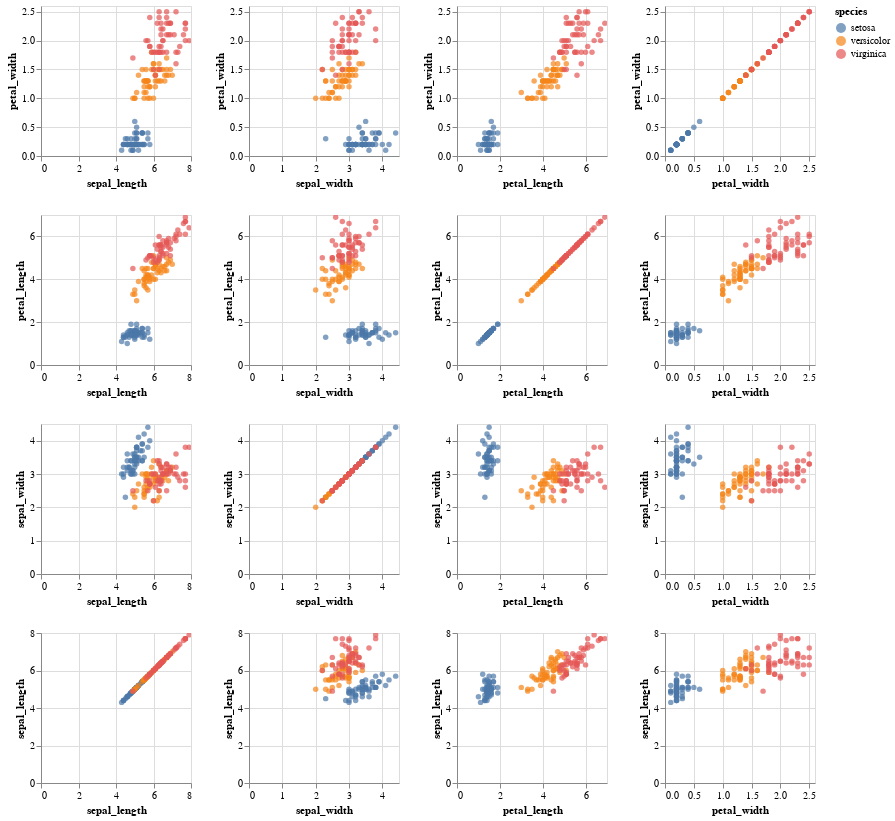

This figure's notebook cell:
### Markdown cell above
We can use altair to create an interactive scatterplot matrix. Can you create a scatterplot matrix of iris dataset by consulting https://altair-viz.github.io/gallery/scatter_matrix.html?

**Q: Draw an interactive scatterplot matrix for iris dataset in altair**

### Code cell
# YOUR SOLUTION HERE
import altair as alt

alt.Chart(iris).mark_circle().encode(
    alt.X(alt.repeat("column"), type='quantitative'),
    alt.Y(alt.repeat("row"), type='quantitative'),
    color='species'
).properties(
    width=150,
    height=150
).repeat(
    row=['petal_width', 'petal_length', 'sepal_width', 'sepal_length'],
    column=['sepal_length', 'sepal_width', 'petal_length', 'petal_width']
).interactive()

### Figure 1 — Vega-Lite specification as saved in the notebook (floating-point values rounded to 4 significant figures; data arrays with more than 128 entries replaced by an {"elided": "..."} marker saying what was removed)
{"config": {"view": {"continuousWidth": 300, "continuousHeight": 300}}, "repeat": {"column": ["sepal_length", "sepal_width", "petal_length", "petal_width"], "row": ["petal_width", "petal_length", "sepal_width", "sepal_length"]}, "spec": {"data": {"name": "data-3a191f69da972c40738d695fb9f41d2b"}, "mark": {"type": "circle"}, "encoding": {"color": {"field": "species", "type": "nominal"}, "x": {"field": {"repeat": "column"}, "type": "quantitative"}, "y": {"field": {"repeat": "row"}, "type": "quantitative"}}, "height": 150, "name": "view_2", "width": 150}, "params": [{"name": "param_2", "select": {"type": "interval", "encodings": ["x", "y"]}, "bind": "scales", "views": ["view_2_child__row_petal_widthcolumn_sepal_length", "view_2_child__row_petal_widthcolumn_sepal_width", "view_2_child__row_petal_widthcolumn_petal_length", "view_2_child__row_petal_widthcolumn_petal_width", "view_2_child__row_petal_lengthcolumn_sepal_length", "view_2_child__row_petal_lengthcolumn_sepal_width", "view_2_child__row_petal_lengthcolumn_petal_length", "view_2_child__row_petal_lengthcolumn_petal_width", "view_2_child__row_sepal_widthcolumn_sepal_length", "view_2_child__row_sepal_widthcolumn_sepal_width", "view_2_child__row_sepal_widthcolumn_petal_length", "view_2_child__row_sepal_widthcolumn_petal_width", "view_2_child__row_sepal_lengthcolumn_sepal_length", "view_2_child__row_sepal_lengthcolumn_sepal_width", "view_2_child__row_sepal_lengthcolumn_petal_length", "view_2_child__row_sepal_lengthcolumn_petal_width"]}], "$schema": "https://vega.github.io/schema/vega-lite/v5.20.1.json", "datasets": {"data-3a191f69da972c40738d695fb9f41d2b": {"elided": "150 records"}}}
